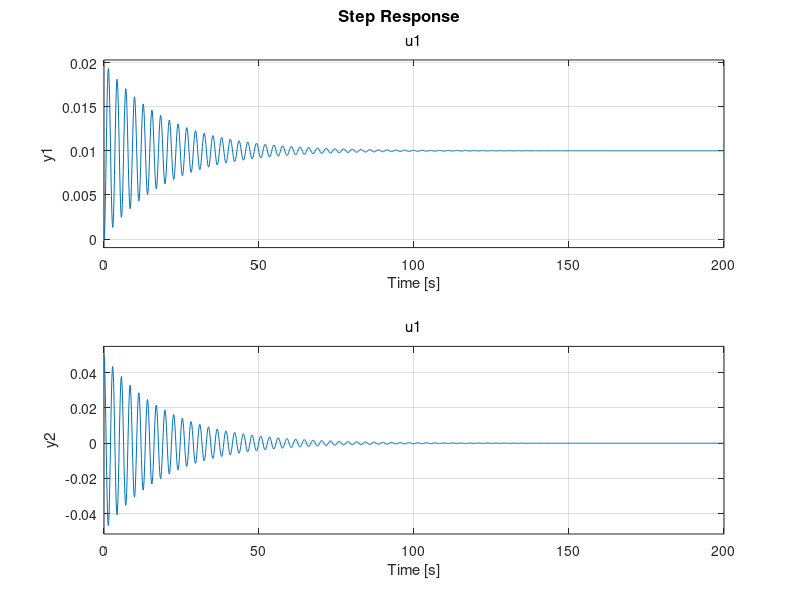

Reproduce this figure in MATLAB.
k = 100;
m = 20;
b = 2;
A = [0 1; -k/m -b/m];
B = [0; 1/m];
C = [1 0; -k/m -b/m];
D = [0; 1/m];
% C = [1 0; 0 1; -k/m -b/m];
% D = [0; 0; 1/m];

H = ss(A, B, C, D);
step(H);
isstable(H)
eig(A)
